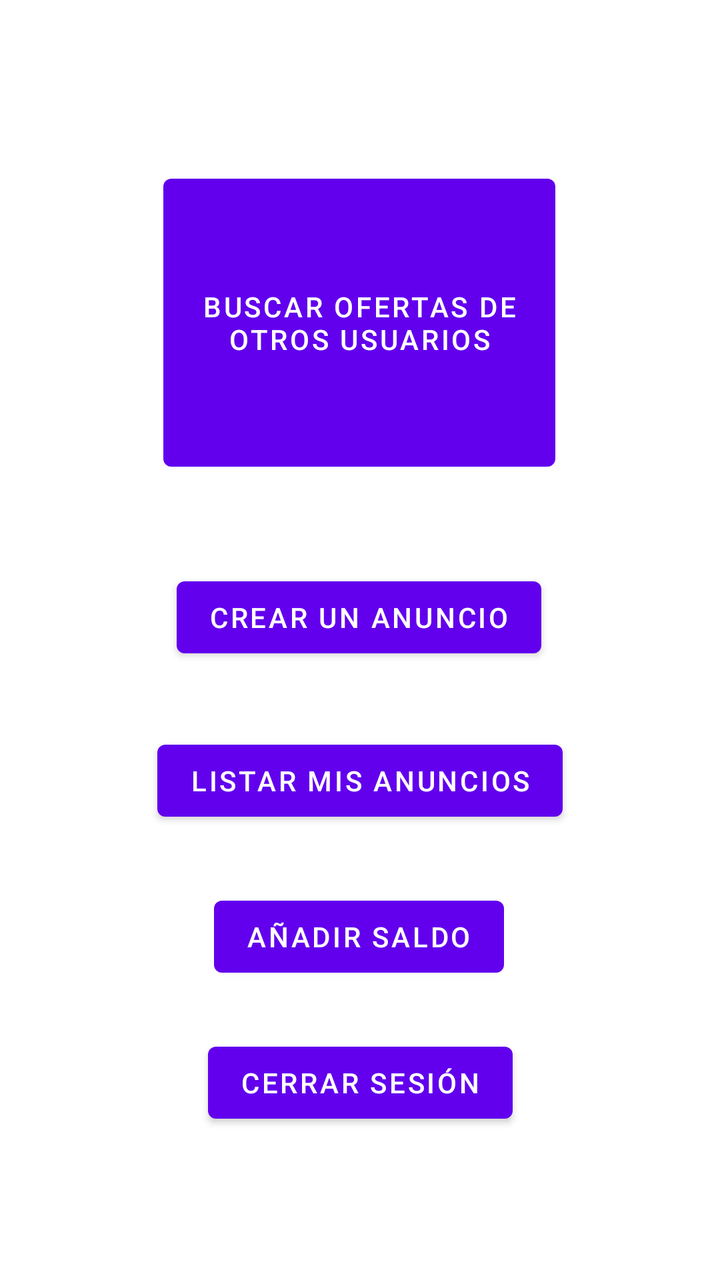
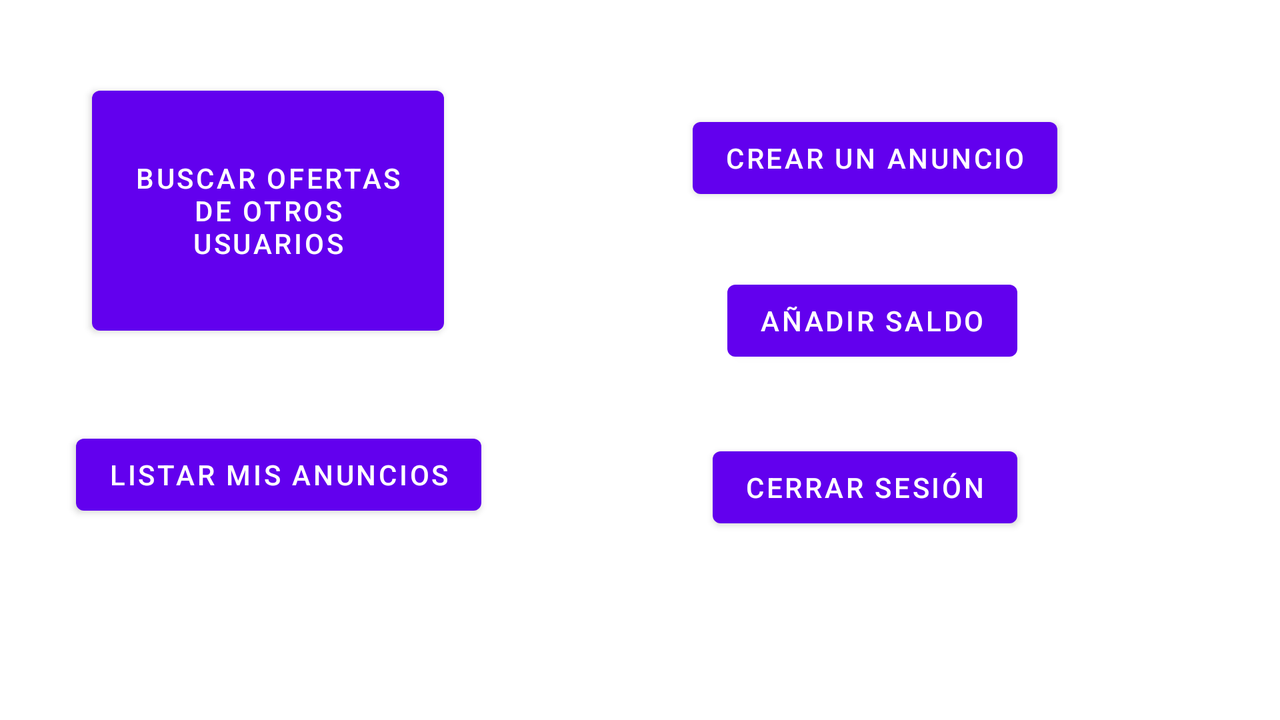

The same Android screen from two of the app's own layout files: first res/layout/ as a phone draws it, then the repository's variant for another configuration, drawn on a device whose configuration selects that folder. Both files follow.
<!-- AndroidManifest.xml: application theme Theme.CienAnuncios -->
<!-- res/layout/activity_menu.xml -->
<?xml version="1.0" encoding="utf-8"?>
<androidx.constraintlayout.widget.ConstraintLayout xmlns:android="http://schemas.android.com/apk/res/android"
    xmlns:app="http://schemas.android.com/apk/res-auto"
    xmlns:tools="http://schemas.android.com/tools"
    android:layout_width="match_parent"
    android:layout_height="match_parent"
    tools:context=".MenuActivity">

    <Button
        android:id="@+id/BotonBusqueda"
        android:layout_width="196dp"
        android:layout_height="156dp"
        android:onClick="onClickBusqueda"
        android:text="@string/BotonBusqueda"
        app:layout_constraintBottom_toBottomOf="parent"
        app:layout_constraintEnd_toEndOf="parent"
        app:layout_constraintHorizontal_bias="0.497"
        app:layout_constraintStart_toStartOf="parent"
        app:layout_constraintTop_toTopOf="parent"
        app:layout_constraintVertical_bias="0.172" />

    <Button
        android:id="@+id/BotonCrearAnuncio"
        android:layout_width="wrap_content"
        android:layout_height="wrap_content"
        android:onClick="onClickCrearAnuncio"
        android:text="@string/BotonCrearAnuncio"
        app:layout_constraintBottom_toBottomOf="parent"
        app:layout_constraintEnd_toEndOf="parent"
        app:layout_constraintHorizontal_bias="0.498"
        app:layout_constraintStart_toStartOf="parent"
        app:layout_constraintTop_toBottomOf="@+id/BotonBusqueda"
        app:layout_constraintVertical_bias="0.129" />

    <Button
        android:id="@+id/BotonMostrarMisAnuncios"
        android:layout_width="wrap_content"
        android:layout_height="wrap_content"
        android:onClick="onClickMostrarMisAnuncios"
        android:text="@string/BotonMostrarMisAnuncios"
        app:layout_constraintBottom_toBottomOf="parent"
        app:layout_constraintEnd_toEndOf="parent"
        app:layout_constraintStart_toStartOf="parent"
        app:layout_constraintTop_toBottomOf="@+id/BotonCrearAnuncio"
        app:layout_constraintVertical_bias="0.13" />

    <Button
        android:id="@+id/BotonAnadirSaldo"
        android:layout_width="wrap_content"
        android:layout_height="wrap_content"
        android:layout_marginTop="24dp"
        android:onClick="onClickAnadirSaldo"
        android:text="Añadir saldo"
        app:layout_constraintBottom_toBottomOf="parent"
        app:layout_constraintEnd_toEndOf="parent"
        app:layout_constraintHorizontal_bias="0.498"
        app:layout_constraintStart_toStartOf="parent"
        app:layout_constraintTop_toBottomOf="@+id/BotonMostrarMisAnuncios"
        app:layout_constraintVertical_bias="0.038" />

    <Button
        android:id="@+id/BotonCerrarSesion"
        android:layout_width="wrap_content"
        android:layout_height="wrap_content"
        android:onClick="onClickCerrarSesion"
        android:text="@string/BotonCerrarSesion"
        app:layout_constraintBottom_toBottomOf="parent"
        app:layout_constraintEnd_toEndOf="parent"
        app:layout_constraintStart_toStartOf="parent"
        app:layout_constraintTop_toBottomOf="@+id/BotonAnadirSaldo"
        app:layout_constraintVertical_bias="0.252" />

</androidx.constraintlayout.widget.ConstraintLayout>
<!-- resources referenced by this layout -->
<resources>
  <string name="BotonBusqueda">Buscar ofertas de otros usuarios</string>
  <string name="BotonCerrarSesion">Cerrar sesión</string>
  <string name="BotonCrearAnuncio">Crear un anuncio</string>
  <string name="BotonMostrarMisAnuncios">Listar mis anuncios</string>
  <style name="Theme.CienAnuncios" parent="Theme.MaterialComponents.DayNight.DarkActionBar">
          
          <item name="colorPrimary">@color/purple_500</item>
          <item name="colorPrimaryVariant">@color/purple_700</item>
          <item name="colorOnPrimary">@color/white</item>
          
          <item name="colorSecondary">@color/teal_200</item>
          <item name="colorSecondaryVariant">@color/teal_700</item>
          <item name="colorOnSecondary">@color/black</item>
          
          <item name="android:statusBarColor" tools:targetApi="l">?attr/colorPrimaryVariant</item>
          
      </style>
</resources>
<!-- res/layout-land/activity_menu.xml (the repository's variant of the layout above) -->
<!-- drawn on the phone turned sideways -->
<?xml version="1.0" encoding="utf-8"?>
<androidx.constraintlayout.widget.ConstraintLayout xmlns:android="http://schemas.android.com/apk/res/android"
    xmlns:app="http://schemas.android.com/apk/res-auto"
    xmlns:tools="http://schemas.android.com/tools"
    android:layout_width="match_parent"
    android:layout_height="match_parent"
    tools:context=".MenuActivity">

    <Button
        android:id="@+id/BotonBusqueda"
        android:layout_width="176dp"
        android:layout_height="132dp"
        android:onClick="onClickBusqueda"
        android:text="@string/BotonBusqueda"
        app:layout_constraintBottom_toBottomOf="parent"
        app:layout_constraintEnd_toEndOf="parent"
        app:layout_constraintHorizontal_bias="0.099"
        app:layout_constraintStart_toStartOf="parent"
        app:layout_constraintTop_toTopOf="parent"
        app:layout_constraintVertical_bias="0.172" />

    <Button
        android:id="@+id/BotonCrearAnuncio"
        android:layout_width="wrap_content"
        android:layout_height="wrap_content"
        android:onClick="onClickCrearAnuncio"
        android:text="@string/BotonCrearAnuncio"
        app:layout_constraintBottom_toBottomOf="parent"
        app:layout_constraintEnd_toEndOf="parent"
        app:layout_constraintHorizontal_bias="0.757"
        app:layout_constraintStart_toStartOf="parent"
        app:layout_constraintTop_toTopOf="parent"
        app:layout_constraintVertical_bias="0.176" />

    <Button
        android:id="@+id/BotonMostrarMisAnuncios"
        android:layout_width="wrap_content"
        android:layout_height="wrap_content"
        android:onClick="onClickMostrarMisAnuncios"
        android:text="@string/BotonMostrarMisAnuncios"
        app:layout_constraintBottom_toBottomOf="parent"
        app:layout_constraintEnd_toEndOf="parent"
        app:layout_constraintHorizontal_bias="0.087"
        app:layout_constraintStart_toStartOf="parent"
        app:layout_constraintTop_toBottomOf="@+id/BotonCrearAnuncio"
        app:layout_constraintVertical_bias="0.528" />

    <Button
        android:id="@+id/BotonAnadirSaldo"
        android:layout_width="wrap_content"
        android:layout_height="wrap_content"
        android:onClick="onClickAnadirSaldo"
        android:text="Añadir saldo"
        app:layout_constraintBottom_toBottomOf="parent"
        app:layout_constraintEnd_toEndOf="parent"
        app:layout_constraintHorizontal_bias="0.735"
        app:layout_constraintStart_toStartOf="parent"
        app:layout_constraintTop_toBottomOf="@+id/BotonCrearAnuncio"
        app:layout_constraintVertical_bias="0.159" />

    <Button
        android:id="@+id/BotonCerrarSesion"
        android:layout_width="wrap_content"
        android:layout_height="wrap_content"
        android:onClick="onClickCerrarSesion"
        android:text="@string/BotonCerrarSesion"
        app:layout_constraintBottom_toBottomOf="parent"
        app:layout_constraintEnd_toEndOf="parent"
        app:layout_constraintHorizontal_bias="0.731"
        app:layout_constraintStart_toStartOf="parent"
        app:layout_constraintTop_toBottomOf="@+id/BotonAnadirSaldo"
        app:layout_constraintVertical_bias="0.276" />

</androidx.constraintlayout.widget.ConstraintLayout>
